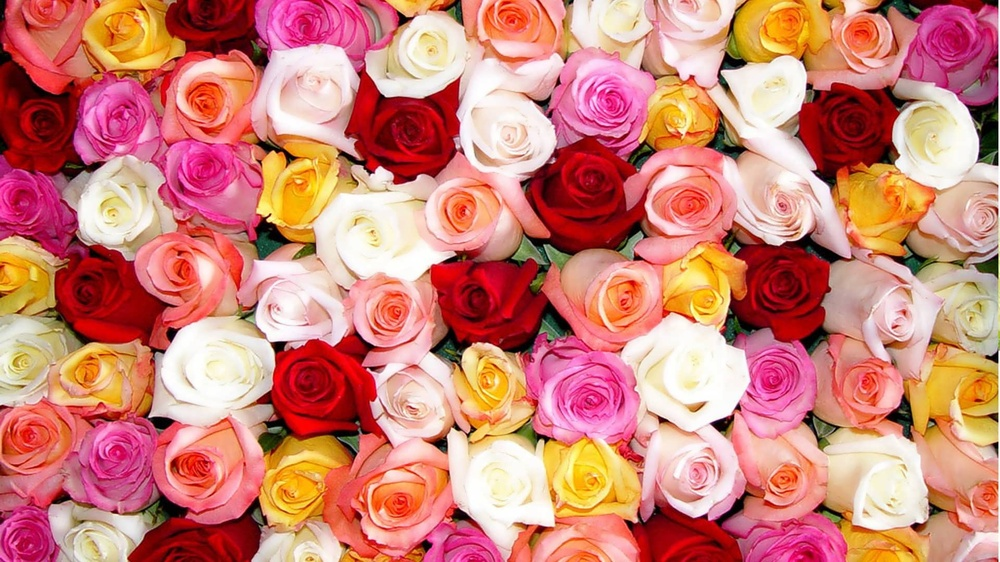
#> input picture images/flowers.jpg, 1000 x 562 px, shrunk from 1920 x 1080 before the run
$ jupyter execute '2. Grayscaling Images.ipynb'
#> lines starting #> are read from the running program, lines starting #| are printed output that depends on the picture
# **Grayscaling Images**

In this lesson we'll learn to:
1. Convert a color image to grayscale
2. See the change in dimensions between grayscale and color images

[cell 1]
import cv2
from matplotlib import pyplot as plt

[cell 2]
# Define our imshow function
def imshow(title = "Image", image = None, size = 10):
    w, h = image.shape[0], image.shape[1]
    aspect_ratio = w/h  # image ratio
    plt.figure(figsize=(size * aspect_ratio,size))
    plt.imshow(cv2.cvtColor(image, cv2.COLOR_BGR2RGB))
    plt.title(title)
    plt.show()

[cell 3]
# Load our input image
image = cv2.imread('./images/flowers.jpg')
#> image is the input picture: shape (562, 1000, 3); mean B, G, R 117.2, 129.6, 207.1

imshow("Flowers", image)

[cell 4]
# We use cvtColor, to convert to grayscale
# It takes 2 arguments, the first being the input image
# The second being the color space conversion code
gray_image = cv2.cvtColor(image, cv2.COLOR_BGR2GRAY)
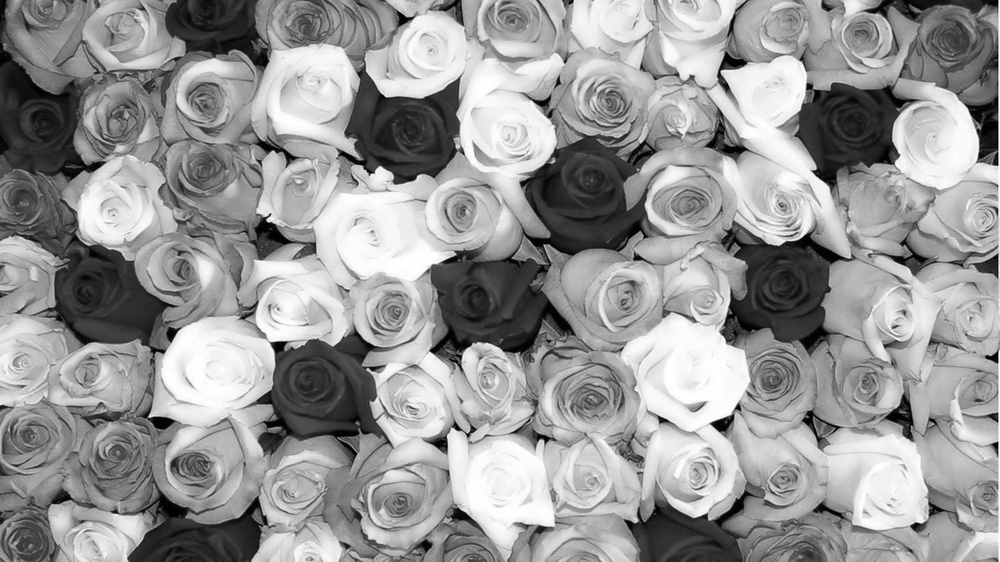
#> gray_image: shape (562, 1000); min 0, max 255, mean 151.3

imshow("Converted to Grayscale", gray_image)

### **Grayscale Image Dimensions**

Remember RGB color images have 3 dimensions, one for each primary color. Grayscale just has 1, which is the intensity of gray.

[cell 5]
image.shape
#> Out = (562, 1000, 3)

[cell 6]
gray_image.shape
#> Out = (562, 1000)


$ run again, with images/LP.jpg copied over images/flowers.jpg
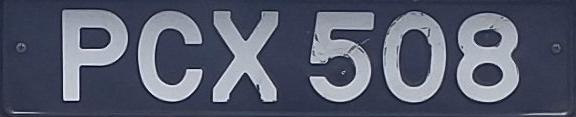
#> input picture images/LP.jpg, 576 x 117 px
#> image is the input picture: shape (117, 576, 3); mean B, G, R 109.3, 91.4, 86.3
#> `gray_image = cv2.cvtColor(image, cv2.COLOR_BGR2GRAY)`:
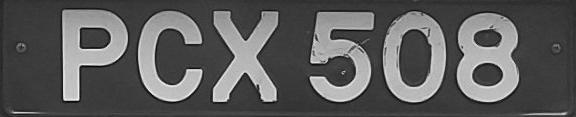
#> gray_image: shape (117, 576); min 2, max 253, mean 92
